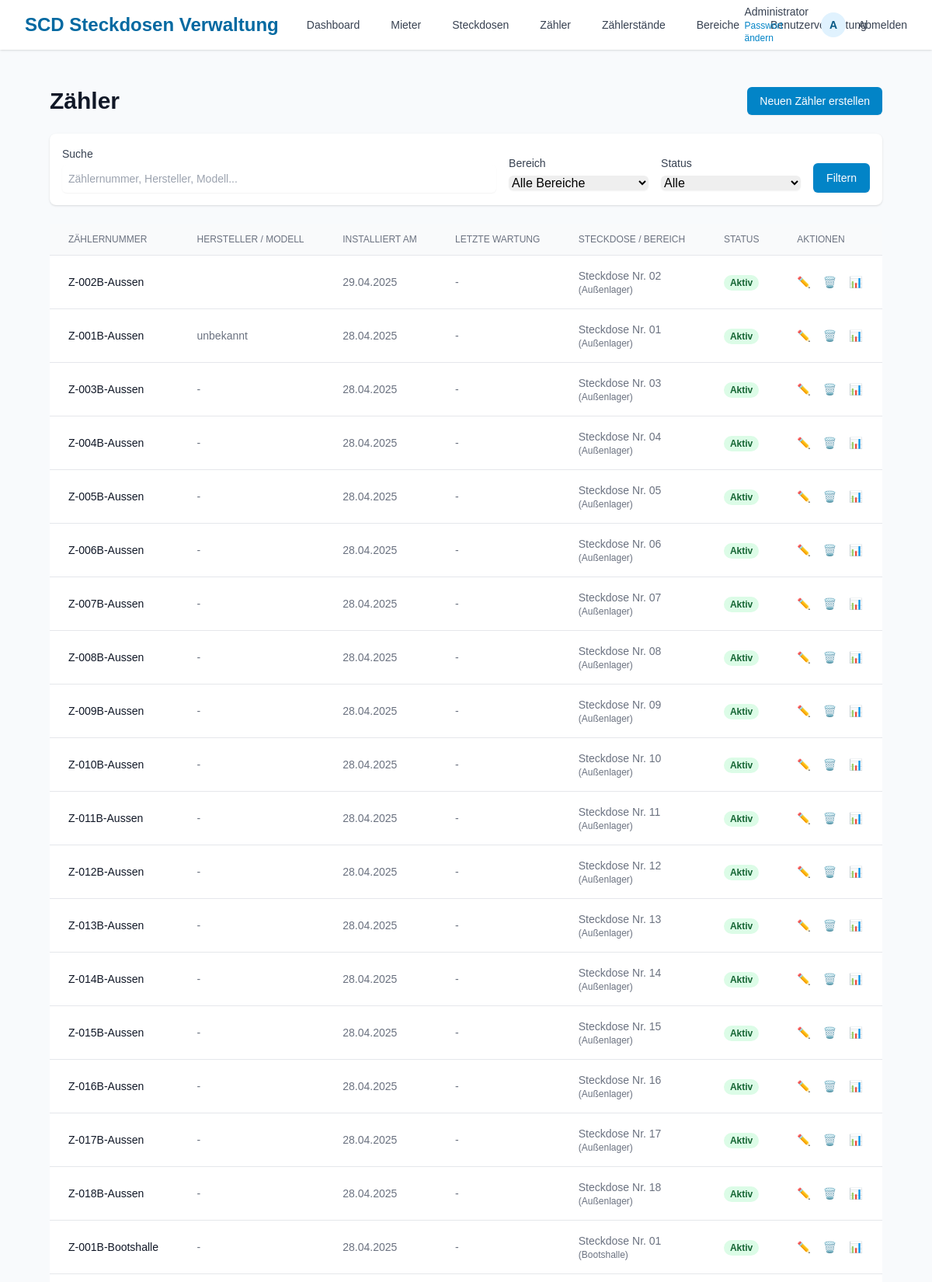
Page /zaehler.php (signed in, upper part) on the committed database.
### tables this page shows
CREATE TABLE `zaehler` (
  `id` int(11) NOT NULL,
  `zaehlernummer` varchar(50) NOT NULL,
  `steckdose_id` int(11) DEFAULT NULL,
  `typ` varchar(50) DEFAULT 'Stromzähler',
  `hersteller` varchar(100) DEFAULT NULL,
  `modell` varchar(100) DEFAULT NULL,
  `installiert_am` date NOT NULL,
  `letzte_wartung` date DEFAULT NULL,
  `seriennummer` varchar(100) DEFAULT NULL,
  `max_leistung` int(11) DEFAULT NULL,
  `ist_ausgebaut` tinyint(1) DEFAULT 0,
  `hinweis` text DEFAULT NULL,
  `erstellt_am` timestamp NULL DEFAULT current_timestamp(),
  `aktualisiert_am` timestamp NULL DEFAULT current_timestamp() ON UPDATE current_timestamp()
);

CREATE TABLE `steckdosen` (
  `id` int(11) NOT NULL,
  `bezeichnung` varchar(100) NOT NULL,
  `status` enum('aktiv','inaktiv','defekt') NOT NULL DEFAULT 'aktiv',
  `bereich_id` int(11) DEFAULT NULL,
  `mieter_id` int(11) DEFAULT NULL,
  `letzte_ablesung` datetime DEFAULT NULL,
  `hinweis` text DEFAULT NULL,
  `erstellt_am` timestamp NULL DEFAULT current_timestamp(),
  `aktualisiert_am` timestamp NULL DEFAULT current_timestamp() ON UPDATE current_timestamp()
);

CREATE TABLE `bereiche` (
  `id` int(11) NOT NULL,
  `name` varchar(100) NOT NULL,
  `beschreibung` text DEFAULT NULL,
  `aktiv` tinyint(1) DEFAULT 1,
  `erstellt_am` timestamp NULL DEFAULT current_timestamp(),
  `aktualisiert_am` timestamp NULL DEFAULT current_timestamp() ON UPDATE current_timestamp()
);

### includes/db.php (called while the page is built, shortened)
<?php
class Database {
    private $connection;
    private function connect() {
        try {
            $this->connection = new mysqli(DB_SERVER, DB_USERNAME, DB_PASSWORD, DB_NAME, DB_PORT);
            $this->connection->set_charset("utf8mb4");
        } catch (Exception $e) {
            die("Datenbankfehler: " . $e->getMessage());
        }
    }
    public function query($sql, $params = []) {
        try {
            $stmt = $this->connection->prepare($sql);
            $success = $stmt->execute();
            $this->last_stmt = $stmt;
            if (stripos($sql, 'SELECT') === 0) {
                $result = $stmt->get_result();
                return $result;
            } else {
                $stmt->close();
                return true;
            }
        } catch (Exception $e) {
            throw $e;
        }
    }
    public function fetchAll($sql, $params = []) {
        $result = $this->query($sql, $params);
        $data = [];
        while ($row = $result->fetch_assoc()) {
            $data[] = $row;
        }
        return $data;
    }
}
$db = new Database();
?>

### includes/auth.php (called while the page is built, shortened)
<?php
require_once 'db.php';
class Auth {
    public function isLoggedIn() {
        if (isset($_SESSION['user_id']) && isset($_SESSION['last_activity'])) {
            return true;
        }
        return false;
    }
    public function isAdmin() {
        return $this->isLoggedIn() && $_SESSION['user_role'] === 'admin';
    }
}
$auth = new Auth($db);
?>

### zaehler.php (the view, shortened to what this page needs)
<?php
require_once 'includes/auth.php';
require_once 'includes/db.php';
$search = $_GET['search'] ?? '';
$orderBy = $_GET['order_by'] ?? 'installiert_am';
$orderDir = strtoupper($_GET['order_dir'] ?? 'DESC');
$sql = "SELECT z.*, s.bezeichnung AS steckdose_bezeichnung, b.name AS bereich_name
    FROM zaehler z
    LEFT JOIN steckdosen s ON z.steckdose_id = s.id
    LEFT JOIN bereiche b ON s.bereich_id = b.id
    WHERE 1=1";
$search_params = [];
$sql .= " ORDER BY $orderBy $orderDir";
$zaehler = $db->fetchAll($sql, $search_params);
require_once 'includes/header.php';
?>
<div class="py-6">
  <div class="mx-auto max-w-full px-4 sm:px-6 lg:px-8">
    <div class="flex justify-between items-center">
      <h1 class="text-3xl font-bold text-gray-900">Zähler</h1>
      <a href="zaehler_form.php" class="inline-flex items-center px-4 py-2 text-sm font-medium rounded-md shadow-sm text-white bg-marina-600 hover:bg-marina-700">
        Neuen Zähler erstellen
      </a>
    </div>
    <div class="mt-6 bg-white shadow overflow-hidden sm:rounded-lg p-4">
      <form method="GET" action="zaehler.php" class="flex flex-wrap items-end gap-4">
        <div class="flex-1 min-w-[200px]">
          <label class="block text-sm font-medium text-gray-700 mb-1">Suche</label>
          <input type="text" name="search" value="<?= htmlspecialchars($search) ?>" placeholder="Zählernummer, Hersteller, Modell..." class="shadow-sm focus:ring-marina-500 focus:border-marina-500 block w-full sm:text-sm border-gray-300 rounded-md p-2">
        </div>
        <div class="min-w-[180px]">
          <label class="block text-sm font-medium text-gray-700 mb-1">Bereich</label>
          <select name="bereich" class="w-full rounded-md border-gray-300 shadow-sm focus:border-marina-500 focus:ring focus:ring-marina-500">
            <option value="">Alle Bereiche</option>
          </select>
        </div>
        <div class="min-w-[180px]">
          <label class="block text-sm font-medium text-gray-700 mb-1">Status</label>
          <select name="status" class="w-full rounded-md border-gray-300 shadow-sm focus:border-marina-500 focus:ring focus:ring-marina-500">
            <option value="">Alle</option>
          </select>
        </div>
        <button type="submit" class="inline-flex items-center px-4 py-2 border border-transparent text-sm font-medium rounded-md shadow-sm text-white bg-marina-600 hover:bg-marina-700">
          Filtern
        </button>
      </form>
    </div>
    <div class="mt-6 overflow-x-auto">
      <table class="min-w-full divide-y divide-gray-200">
        <thead class="bg-gray-50">
          <tr>
            <th class="px-6 py-3 text-left text-xs font-medium text-gray-500 uppercase">Zählernummer</th>
            <th class="px-6 py-3 text-left text-xs font-medium text-gray-500 uppercase">Hersteller / Modell</th>
            <th class="px-6 py-3 text-left text-xs font-medium text-gray-500 uppercase">Installiert am</th>
            <th class="px-6 py-3 text-left text-xs font-medium text-gray-500 uppercase">Letzte Wartung</th>
            <th class="px-6 py-3 text-left text-xs font-medium text-gray-500 uppercase">Steckdose / Bereich</th>
            <th class="px-6 py-3 text-left text-xs font-medium text-gray-500 uppercase">Status</th>
            <th class="px-6 py-3 text-left text-xs font-medium text-gray-500 uppercase">Aktionen</th>
          </tr>
        </thead>
        <tbody class="bg-white divide-y divide-gray-200">
          <?php if (empty($zaehler)): ?>
            <tr>
              <td colspan="7" class="px-6 py-4 text-center text-sm text-gray-500">Keine Zähler gefunden</td>
            </tr>
          <?php else: ?>
            <?php foreach ($zaehler as $z): ?>
              <tr>
                <td class="px-6 py-4 text-sm font-medium text-gray-900">
                  <?= htmlspecialchars($z['zaehlernummer']) ?>
                </td>
                <td class="px-6 py-4 text-sm text-gray-500">
                  <?= htmlspecialchars($z['hersteller'] ?? '-') ?>
                </td>
                <td class="px-6 py-4 text-sm text-gray-500">
                  <?= date('d.m.Y', strtotime($z['installiert_am'])) ?>
                </td>
                <td class="px-6 py-4 text-sm text-gray-500">
                  <?= !empty($z['letzte_wartung']) ? date('d.m.Y', strtotime($z['letzte_wartung'])) : '-' ?>
                </td>
                <td class="px-6 py-4 text-sm text-gray-500">
                  <?= htmlspecialchars($z['steckdose_bezeichnung'] ?? '-') ?>
                  <?php if (!empty($z['bereich_name'])): ?>
                    <div class="text-xs text-gray-500">(<?= htmlspecialchars($z['bereich_name']) ?>)</div>
                  <?php endif; ?>
                </td>
                <td class="px-6 py-4">
                  <?php if ($z['ist_ausgebaut']): ?>
                    <span class="px-2 inline-flex text-xs leading-5 font-semibold rounded-full bg-red-100 text-red-800">Ausgebaut</span>
                  <?php else: ?>
                    <span class="px-2 inline-flex text-xs leading-5 font-semibold rounded-full bg-green-100 text-green-800">Aktiv</span>
                  <?php endif; ?>
                </td>
                <td class="px-6 py-4 text-sm font-medium">
                  <div class="flex items-center space-x-4">
                    <a href="zaehler_form.php?id=<?= $z['id'] ?>" class="text-marina-600 hover:text-marina-900" title="Bearbeiten">
                      ✏️
                    </a>
                    <?php if ($auth->isAdmin()): ?>
                      <a href="#" onclick="confirmDelete(<?= $z['id'] ?>)" class="text-red-600 hover:text-red-900" title="Löschen">
                        🗑️
                      </a>
                    <?php endif; ?>
                    <a href="zaehlerstaende.php?zaehler_id=<?= $z['id'] ?>" class="text-gray-600 hover:text-gray-900" title="Zählerstände">
                      📊
                    </a>
                  </div>
                </td>
              </tr>
            <?php endforeach; ?>
          <?php endif; ?>
        </tbody>
      </table>
    </div>
  </div>
</div>
<?php require_once 'includes/footer.php'; ?>

### includes/header.php (style rules this page uses)
body { font-family: 'Arial', sans-serif; background-color: #f8fafc; }

### rows in the picture
zaehler: zaehlernummer "Z-002B-Aussen", installiert_am "29.04.2025", steckdosen.bezeichnung "Steckdose Nr. 02", bereiche.name "Außenlager", ist_ausgebaut "Aktiv"
zaehler: zaehlernummer "Z-001B-Aussen", hersteller "unbekannt", installiert_am "28.04.2025", steckdosen.bezeichnung "Steckdose Nr. 01", bereiche.name "Außenlager", ist_ausgebaut "Aktiv"
zaehler: zaehlernummer "Z-003B-Aussen", hersteller "-", installiert_am "28.04.2025", steckdosen.bezeichnung "Steckdose Nr. 03", bereiche.name "Außenlager", ist_ausgebaut "Aktiv"
zaehler: zaehlernummer "Z-004B-Aussen", hersteller "-", installiert_am "28.04.2025", steckdosen.bezeichnung "Steckdose Nr. 04", bereiche.name "Außenlager", ist_ausgebaut "Aktiv"
zaehler: zaehlernummer "Z-005B-Aussen", hersteller "-", installiert_am "28.04.2025", steckdosen.bezeichnung "Steckdose Nr. 05", bereiche.name "Außenlager", ist_ausgebaut "Aktiv"
zaehler: zaehlernummer "Z-006B-Aussen", hersteller "-", installiert_am "28.04.2025", steckdosen.bezeichnung "Steckdose Nr. 06", bereiche.name "Außenlager", ist_ausgebaut "Aktiv"
zaehler: zaehlernummer "Z-007B-Aussen", hersteller "-", installiert_am "28.04.2025", steckdosen.bezeichnung "Steckdose Nr. 07", bereiche.name "Außenlager", ist_ausgebaut "Aktiv"
zaehler: zaehlernummer "Z-008B-Aussen", hersteller "-", installiert_am "28.04.2025", steckdosen.bezeichnung "Steckdose Nr. 08", bereiche.name "Außenlager", ist_ausgebaut "Aktiv"
zaehler: zaehlernummer "Z-009B-Aussen", hersteller "-", installiert_am "28.04.2025", steckdosen.bezeichnung "Steckdose Nr. 09", bereiche.name "Außenlager", ist_ausgebaut "Aktiv"
zaehler: zaehlernummer "Z-010B-Aussen", hersteller "-", installiert_am "28.04.2025", steckdosen.bezeichnung "Steckdose Nr. 10", bereiche.name "Außenlager", ist_ausgebaut "Aktiv"
zaehler: zaehlernummer "Z-011B-Aussen", hersteller "-", installiert_am "28.04.2025", steckdosen.bezeichnung "Steckdose Nr. 11", bereiche.name "Außenlager", ist_ausgebaut "Aktiv"
zaehler: zaehlernummer "Z-012B-Aussen", hersteller "-", installiert_am "28.04.2025", steckdosen.bezeichnung "Steckdose Nr. 12", bereiche.name "Außenlager", ist_ausgebaut "Aktiv"
zaehler: zaehlernummer "Z-013B-Aussen", hersteller "-", installiert_am "28.04.2025", steckdosen.bezeichnung "Steckdose Nr. 13", bereiche.name "Außenlager", ist_ausgebaut "Aktiv"
zaehler: zaehlernummer "Z-014B-Aussen", hersteller "-", installiert_am "28.04.2025", steckdosen.bezeichnung "Steckdose Nr. 14", bereiche.name "Außenlager", ist_ausgebaut "Aktiv"
zaehler: zaehlernummer "Z-015B-Aussen", hersteller "-", installiert_am "28.04.2025", steckdosen.bezeichnung "Steckdose Nr. 15", bereiche.name "Außenlager", ist_ausgebaut "Aktiv"
zaehler: zaehlernummer "Z-016B-Aussen", hersteller "-", installiert_am "28.04.2025", steckdosen.bezeichnung "Steckdose Nr. 16", bereiche.name "Außenlager", ist_ausgebaut "Aktiv"
zaehler: zaehlernummer "Z-017B-Aussen", hersteller "-", installiert_am "28.04.2025", steckdosen.bezeichnung "Steckdose Nr. 17", bereiche.name "Außenlager", ist_ausgebaut "Aktiv"
zaehler: zaehlernummer "Z-018B-Aussen", hersteller "-", installiert_am "28.04.2025", steckdosen.bezeichnung "Steckdose Nr. 18", bereiche.name "Außenlager", ist_ausgebaut "Aktiv"
zaehler: zaehlernummer "Z-001B-Bootshalle", hersteller "-", installiert_am "28.04.2025", steckdosen.bezeichnung "Steckdose Nr. 01", bereiche.name "Bootshalle", ist_ausgebaut "Aktiv"

### other values in the picture
$current_user['name'] "Administrator"
substr(htmlspecialchars($current_user['name']), 0, 1) "A"
